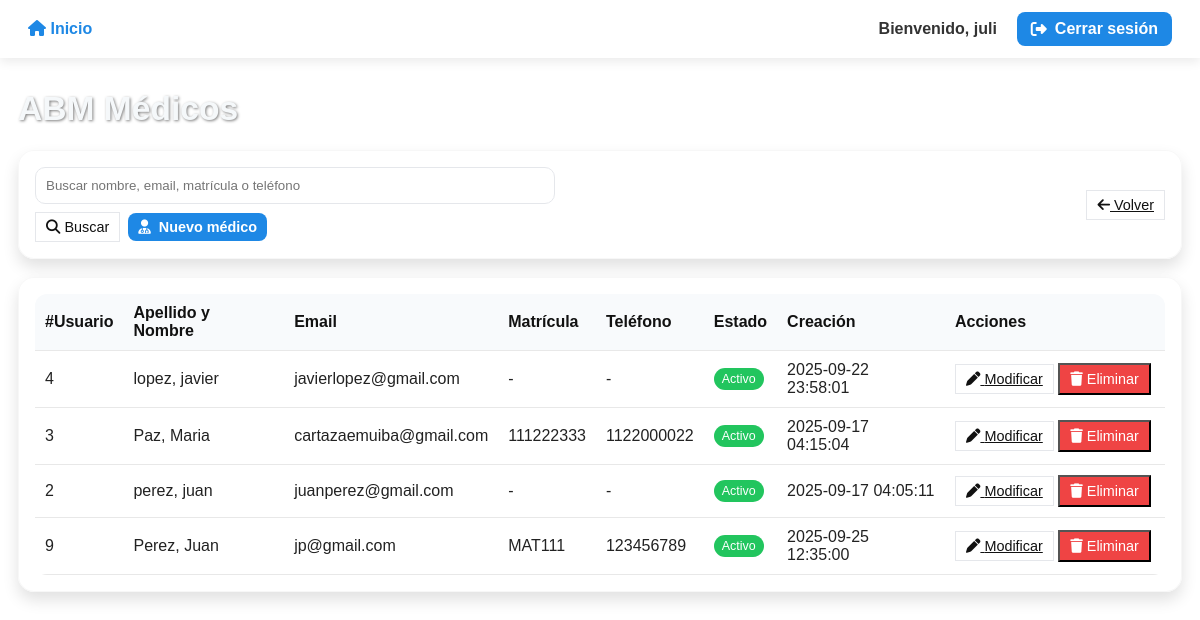
Page /interfaces/Administrador/abmMedicos.php (signed in) on the committed database.
### tables this page shows
CREATE TABLE IF NOT EXISTS usuarios (
  id_usuario INT NOT NULL AUTO_INCREMENT,
  nombre VARCHAR(100) NOT NULL,
  apellido VARCHAR(100) NOT NULL,
  email VARCHAR(150) NOT NULL,
  password_hash VARCHAR(255) NOT NULL,
  id_rol INT DEFAULT NULL,
  activo TINYINT(1) DEFAULT 1,
  fecha_creacion TIMESTAMP NOT NULL DEFAULT CURRENT_TIMESTAMP,
  genero VARCHAR(100) DEFAULT NULL,
  img_dni LONGTEXT DEFAULT NULL,
  CONSTRAINT pk_usuario PRIMARY KEY (id_usuario),         
  CONSTRAINT uk_usuario_email UNIQUE (email),             
  KEY idx_usuario_id_rol (id_rol),                        
  CONSTRAINT fk_usuario_id_rol FOREIGN KEY (id_rol)       
    REFERENCES roles(id_rol)
    ON UPDATE CASCADE
    ON DELETE SET NULL
);

CREATE TABLE IF NOT EXISTS medicos (
  id_medico INT NOT NULL AUTO_INCREMENT,
  id_usuario INT DEFAULT NULL,
  matricula VARCHAR(100) DEFAULT NULL,
  telefono VARCHAR(50) DEFAULT NULL,
  CONSTRAINT pk_medicos PRIMARY KEY (id_medico),
  CONSTRAINT uk_medicos_matricula UNIQUE (matricula),
  KEY idx_medicos_id_usuario (id_usuario),
  CONSTRAINT fk_medicos_id_usuario FOREIGN KEY (id_usuario)
    REFERENCES usuarios(id_usuario)
    ON UPDATE CASCADE
    ON DELETE SET NULL
);

### interfaces/Administrador/abmMedicos.php (the view, shortened to what this page needs)
<?php
$nombreAdmin = $_SESSION['nombre'] ?? 'Admin';
$conn = ConexionBD::conectar();
$conn->set_charset('utf8mb4');
function esc($s){ return htmlspecialchars((string)$s, ENT_QUOTES, 'UTF-8'); }
function qget($k,$d=null){ return isset($_GET[$k])?$_GET[$k]:$d; }
$action = qget('action','list');
$search = trim(qget('q',''));
$rows=[];
if ($action==='list'){
  if ($search!==''){
    $like='%'.$search.'%';
    $s=$conn->prepare("
      SELECT u.id_usuario,u.nombre,u.apellido,u.email,u.activo,u.fecha_creacion,
             m.matricula,m.telefono
      FROM usuarios u
      LEFT JOIN medicos m ON m.id_usuario=u.id_usuario
      WHERE u.id_rol=2 AND (u.nombre LIKE ? OR u.apellido LIKE ? OR u.email LIKE ? OR m.matricula LIKE ? OR m.telefono LIKE ?)
      ORDER BY u.apellido,u.nombre
      LIMIT 200
    ");
    $s->bind_param('sssss',$like,$like,$like,$like,$like);
  } else {
    $s=$conn->prepare("
      SELECT u.id_usuario,u.nombre,u.apellido,u.email,u.activo,u.fecha_creacion,
             m.matricula,m.telefono
      FROM usuarios u
      LEFT JOIN medicos m ON m.id_usuario=u.id_usuario
      WHERE u.id_rol=2
      ORDER BY u.apellido,u.nombre
      LIMIT 200
    ");
  }
  $s->execute();
  if ($r=$s->get_result()){ while($row=$r->fetch_assoc()) $rows[]=$row; }
}
?>
<!DOCTYPE html>
<html lang="es">
<head>
<link rel="stylesheet" href="https://cdnjs.cloudflare.com/ajax/libs/font-awesome/6.5.0/css/all.min.css"/>
</head>
<body>
<nav>
  <div class="nav-inner">
    <div class="nav-links">
      <a href="principalAdmi.php"><i class="fa fa-house"></i> Inicio</a>
    </div>
    <div class="nav-links">
      <span style="color:#333;font-weight:bold">Bienvenido, <?= esc($nombreAdmin) ?></span>
      <a class="btn" href="../../Logica/General/cerrarSesion.php"><i class="fa fa-right-from-bracket"></i> Cerrar sesión</a>
    </div>
  </div>
</nav>
<main class="container">
  <h1>ABM Médicos</h1>
  <div class="card" style="display:flex;align-items:center;justify-content:space-between;gap:12px">
    <?php if ($action==='list'): ?>
      <form method="get" action="abmMedicos.php" style="display:flex;gap:8px;align-items:center;flex-wrap:wrap">
        <input type="text" name="q" value="<?= esc($search) ?>" placeholder="Buscar nombre, email, matrícula o teléfono" style="min-width:280px"/>
        <button class="btn-outline btn-sm" type="submit"><i class="fa fa-search"></i> Buscar</button>
        <a class="btn btn-sm" href="abmMedicos.php?action=new"><i class="fa fa-user-doctor"></i> Nuevo médico</a>
      </form>
      <a class="btn-outline btn-sm" href="principalAdmi.php"><i class="fa fa-arrow-left"></i> Volver</a>
    <?php endif; ?>
  </div>
  <?php if ($action==='list'): ?>
    <div class="card">
      <table class="table">
        <thead>
          <tr>
            <th>#Usuario</th>
            <th>Apellido y Nombre</th>
            <th>Email</th>
            <th>Matrícula</th>
            <th>Teléfono</th>
            <th>Estado</th>
            <th>Creación</th>
            <th style="width:220px">Acciones</th>
          </tr>
        </thead>
        <tbody>
          <?php if (empty($rows)): ?>
            <tr><td colspan="8" style="color:#666">No hay médicos cargados.</td></tr>
          <?php else: foreach($rows as $m): ?>
            <tr>
              <td><?= (int)$m['id_usuario'] ?></td>
              <td><?= esc($m['apellido'].', '.$m['nombre']) ?></td>
              <td><?= esc($m['email']) ?></td>
              <td><?= esc($m['matricula'] ?? '-') ?></td>
              <td><?= esc($m['telefono'] ?? '-') ?></td>
              <td><?= (int)$m['activo'] ? '<span class="badge on">Activo</span>' : '<span class="badge off">Inactivo</span>' ?></td>
              <td><?= esc($m['fecha_creacion']) ?></td>
              <td>
                <a class="btn-outline btn-sm" href="abmMedicos.php?action=edit&id=<?= (int)$m['id_usuario'] ?>"><i class="fa fa-pen"></i> Modificar</a>
                <form style="display:inline" method="post" onsubmit="return confirm('¿Eliminar este médico?')">
                  <button class="btn-danger btn-sm" type="submit"><i class="fa fa-trash"></i> Eliminar</button>
                </form>
              </td>
            </tr>
          <?php endforeach; endif; ?>
        </tbody>
      </table>
    </div>
  <?php endif; ?>
</main>
</body>
</html>

### interfaces/Administrador/abmMedicos.php (style rules this page uses)
* { margin:0;padding:0;box-sizing:border-box }
:root { --brand:#1e88e5; --brand-dark:#1565c0; --ok:#22c55e; --warn:#f59e0b; --bad:#ef4444; --bgcard: rgba(255,255,255,.92); --border:#e5e7eb; }
body { font-family:Arial,sans-serif;background:url("https://i.pinimg.com/1200x/9b/e2/12/9be212df4fc8537ddc31c3f7fa147b42.jpg") no-repeat center/cover fixed;color:#222 }
nav { background:#fff;padding:12px 28px;box-shadow:0 4px 10px rgba(0,0,0,.08);position:sticky;top:0;z-index:10 }
.nav-inner { display:flex;align-items:center;justify-content:space-between }
.nav-links { display:flex;gap:20px;align-items:center }
nav a { color:var(--brand);text-decoration:none;font-weight:bold }
.btn { border:none;border-radius:8px;background:var(--brand);color:#fff;padding:8px 14px;cursor:pointer;font-weight:bold;text-decoration:none;display:inline-flex;gap:8px;align-items:center }
.btn-outline { background:#fff;color:#111;border:1px solid var(--border) }
.btn-danger { background:var(--bad); color:#fff }
.btn-sm { font-size:.9rem;padding:6px 10px }
.container { padding:32px 18px;max-width:1200px;margin:0 auto }
h1 { color:#f5f8fa;text-shadow:1px 1px 3px rgba(0,0,0,.5);margin-bottom:22px;font-size:2.1rem }
.card { background:var(--bgcard);backdrop-filter:blur(3px);border-radius:16px;padding:16px;box-shadow:0 8px 16px rgba(0,0,0,.12);margin-bottom:18px;border:1px solid rgba(0,0,0,.03) }
.table { width:100%;border-collapse:collapse;background:#fff;border-radius:12px;overflow:hidden }
.table th,.table td { padding:10px;border-bottom:1px solid #e8e8e8;text-align:left }
.table thead th { background:#f8fafc;color:#111 }
.badge { padding:4px 8px;border-radius:999px;font-size:.78rem;color:#fff;display:inline-block }
.badge.on { background:var(--ok) }
input[type="text"],input[type="email"],input[type="password"] { width:100%;padding:10px;border:1px solid var(--border);border-radius:10px }

### rows in the picture
usuarios: id_usuario "4", apellido+nombre "lopez, javier", email "javierlopez@gmail.com", matricula "-", telefono "-", activo "Activo", fecha_creacion "2025-09-22 23:58:01"
medicos: id_usuario.id_usuario "3", id_usuario.nombre "Paz, Maria", id_usuario.email "cartazaemuiba@gmail.com", matricula "111222333", telefono "1122000022", id_usuario.fecha_creacion "2025-09-17 04:15:04"
medicos: id_usuario.id_usuario "2", id_usuario.nombre "perez, juan", id_usuario.email "juanperez@gmail.com", matricula "-", telefono "-", id_usuario.fecha_creacion "2025-09-17 04:05:11"
medicos: id_usuario.id_usuario "9", id_usuario.nombre "Perez, Juan", id_usuario.email "jp@gmail.com", matricula "MAT111", telefono "123456789", id_usuario.fecha_creacion "2025-09-25 12:35:00"

### other values in the picture
$nombreAdmin "juli"
